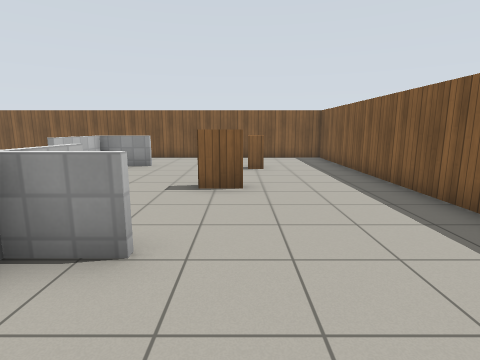
[1] (above)

12 first-person views from a walk through a robot-simulator world made for Gazebo. The camera is 1.2 m above the floor, tilts 10° down and sees 80° across. Floor lines are 1 m apart. The floor is counted in squares, 1 m on a side. Each view is taken from the middle of a square. On the plan, view 1 faces up. The plan holds only what a view shows up to about 13 squares ahead; the rest is blank. Simple patterns stand in for the simulator's built-in surfaces.

[2]
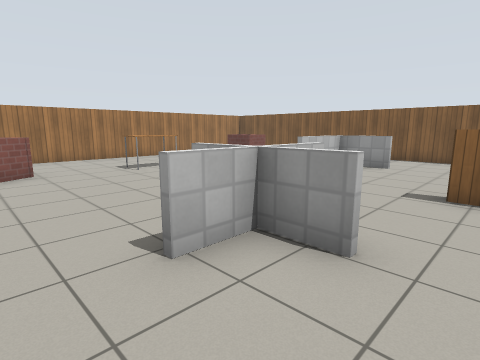

[3]
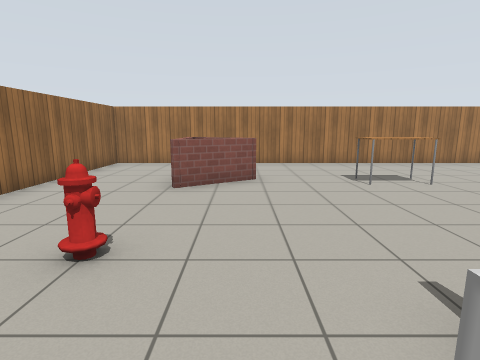

[4]
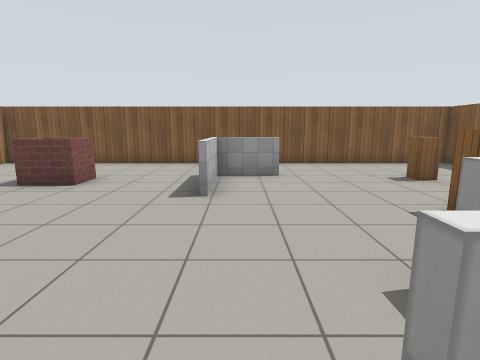

[5]
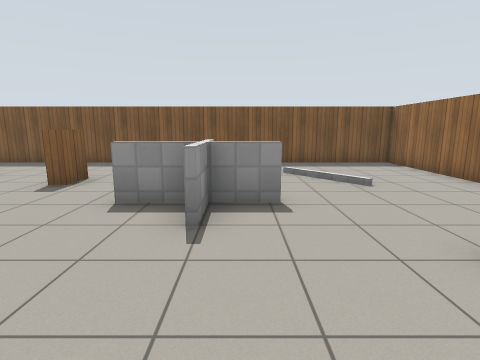

[6]
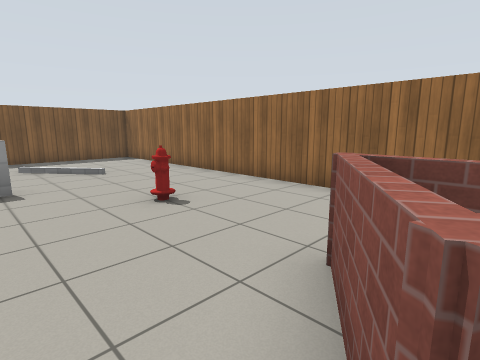

[7]
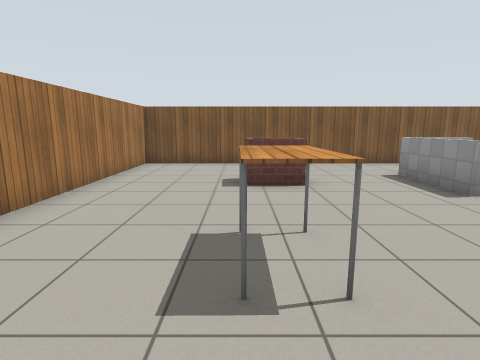

[8]
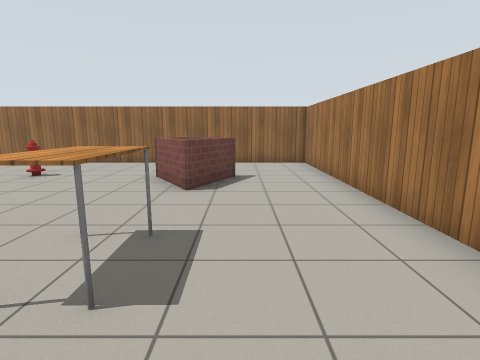

[9]
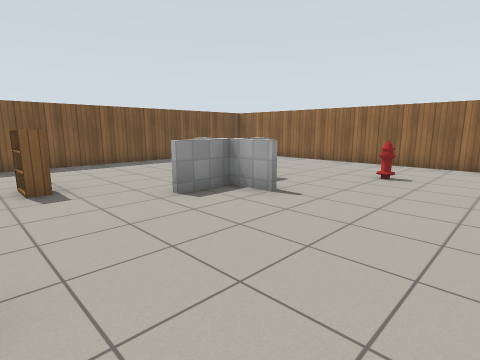

[10]
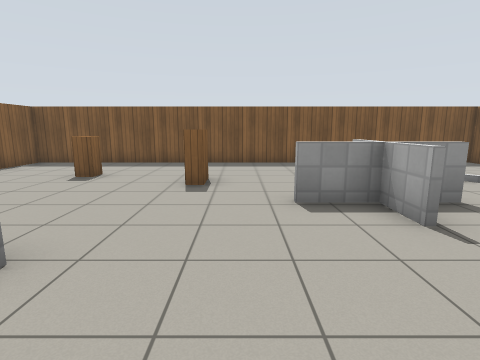

[11]
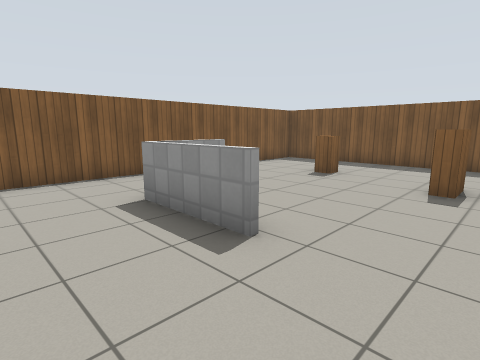

[12]
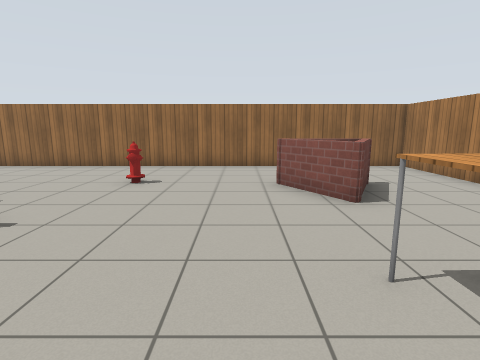

### Floor plan
Points are (right, up) in squares from view 1. A wall is a line through its corners. A room is listed if a view was taken in it or the views show most of it. See-through windows are left out.
Room 1 (views 1, 2, 3, 4, 5, 6, 7, 8, 9, 10, 11, 12)
walls: (-3.6, 2.7) (-2.2, 2.7) (-1.1, 2.7); (-2.2, 4.1) (-2.2, 2.7) (-2.2, 1.3); (-4.7, 7) (-4.7, 9.6); (-2.4, 1.3) (-2.4, 4.1); (-1, 2.5) (-2.2, 2.5) (-3.6, 2.5); (-2.9, 9.5) (-4.6, 9.5) (-4.6, 7); (-9.2, 0.6) (-9.6, -0.2) (-7.7, -0.2); (-7.6, 9.1) (-7.6, 8.1); (-9.9, -0.4) (-8.9, 1.4) (-7.8, -0.4); (3.5, -3.5) (3.5, 12.4) (-12.4, 12.4) (-12.4, -3.5) (3.5, -3.5)
low walls: (-7.6, 8.1) (-8.9, 8.1); (-7.8, 8.9) (-8.8, 8.9)
objects: table (-9, 4) to (-8, 5); fire hydrant (-5, -1); bookshelf (-1, 6) to (0, 6); cabinet (0, 9)

Where each view was taken, in squares from view 1:
view 1: 0 up, 0 right, facing up
view 2: 0 up, 0 right, facing up-left
view 3: 1 up, 2 left, facing left
view 4: 2 up, 4 left, facing up
view 5: 2 up, 7 left, facing right
view 6: 2 up, 9 left, facing down-right
view 7: 2 up, 9 left, facing up
view 8: 7 up, 10 left, facing down
view 9: 7 up, 7 left, facing down-right
view 10: 5 up, 7 left, facing right
view 11: 5 up, 7 left, facing up-right
view 12: 6 up, 7 left, facing down
